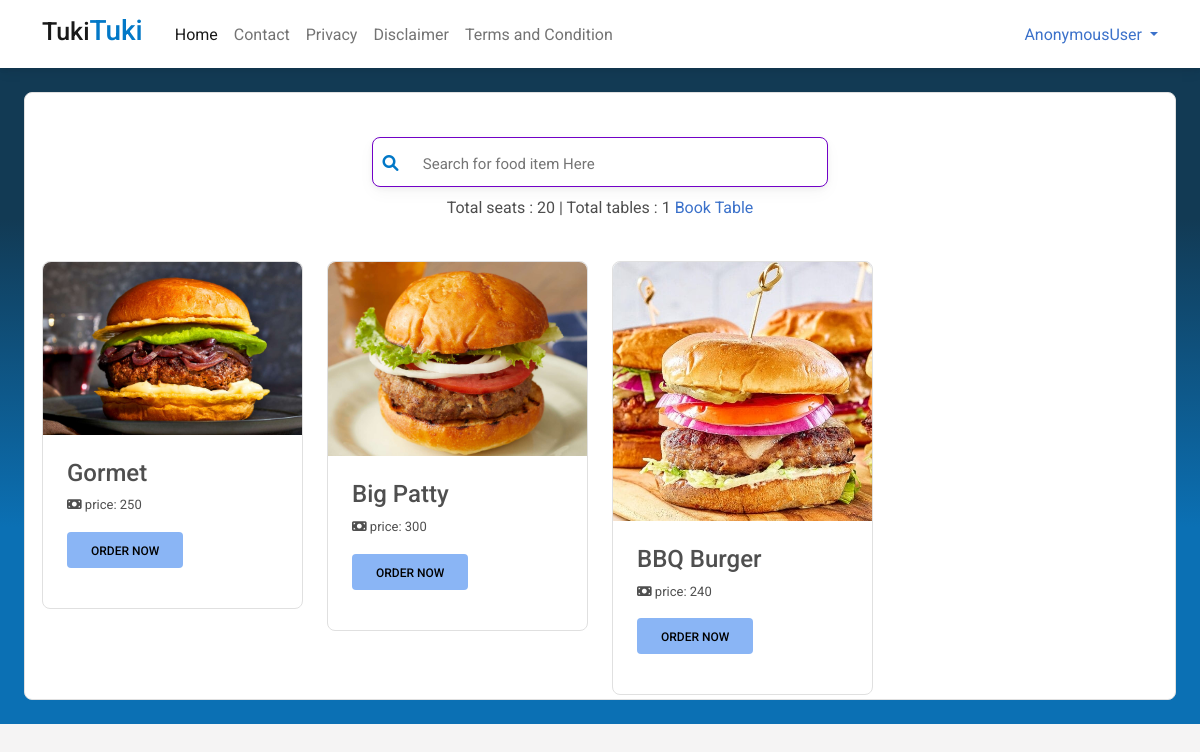
Page /restaurants/1/ on the committed database.
### App_Cloud/models.py (models this page shows, shortened)
class FoodItem(models.Model):
    restaurant = models.ForeignKey(Restaurant, on_delete=models.CASCADE,default=1)
    title = models.CharField(max_length=1000,default="None")
    price = models.IntegerField(default=0)
    photo = models.ImageField(null=False,blank=False,upload_to="food")

### App_Cloud/views.py (the view)
# urls.py: path("restaurants/<int:id>/",views.visitresturants,name="visitresturants"),
def visitresturants(request,id):
    rest = Restaurant.objects.get(id=id)
    tables = Table.objects.filter(restaurant=rest)
    total_tables = tables.count()
    seats = 0
    for t in tables:
        seats = seats + t.seats
    items = FoodItem.objects.filter(restaurant=rest)
    context = {
        "items" : items,
        "rest" : rest,
        "total_tables" : total_tables,
        "seats" : seats
    }
    return render(request,"App_Cloud/visitresturants.html",context)

### templates/App_Cloud/visitresturants.html (shortened to what this page needs)
{% extends "basic.html" %}
{% block content %}
<div class="main-section  p-4 ">
    <div class="card shadow-0 border p-1">
    <div class="search shadow-3  card">
        <div class="row">
            <div class="col-1">
                <i class="fas fa-magnifying-glass s-icon p-color"></i>
            </div>
            <div class="col-11">
                <input type="text" class="d-inline-block srch" placeholder="Search for food item Here" hx-get="/searchfood" hx-trigger="keyup" hx-target="#result" name="search" id="inputBox">
            </div>
        </div>
    </div>
    <div class="text-center">
        Total seats : {{seats}} | Total tables : {{total_tables}} <a href="/tables/{{rest.id}}/">Book Table</a>
    </div>
    <div class="container">
        <div id="result">
            {% include "App_Cloud/foodresult.html" %}
        </div>
    </div>
</div>
</div>
{% endblock content %}

### templates/basic.html (shortened to what this page needs)
<!DOCTYPE html>
<html lang="en">
<head>
    <link
    href="https://cdnjs.cloudflare.com/ajax/libs/font-awesome/6.0.0/css/all.min.css"
    rel="stylesheet"
    />
    <link
    href="https://cdnjs.cloudflare.com/ajax/libs/mdb-ui-kit/6.2.0/mdb.min.css"
    rel="stylesheet"
    />
</head>
<body>
<nav class="navbar navbar-expand-lg navbar-light ">
    <div class="container">
      <a class="navbar-brand me-4" href="/">
    <h3><span style="font-size:25px;">Tuki</span><span class="logo">Tuki</span></h3>
      </a>
      <div class="collapse navbar-collapse" id="navbarButtonsExample">
        <ul class="navbar-nav me-auto mb-2 mb-lg-0">
          <li class="nav-item">
            <a class="nav-link active" href="/">Home</a>
          </li>
          <li class="nav-item">
            <a class="nav-link" href="#">Contact</a>
          </li>
          <li class="nav-item">
            <a class="nav-link" href="#">Privacy</a>
          </li>
          <li class="nav-item">
            <a class="nav-link" href="#">Disclaimer</a>
          </li>
          <li class="nav-item">
            <a class="nav-link" href="#">Terms and Condition</a>
          </li>
        </ul>
        <div class="dropdown">
            <a class="dropdown-toggle" type="" id="dropdownMenu2" data-mdb-toggle="dropdown" aria-expanded="false">
             {{user|capfirst}}
            </a>
          </div>
      </div>
    </div>
  </nav>
    {% block content %}{% endblock content %}
</body>
</html>

### templates/App_Cloud/foodresult.html (shortened to what this page needs)
{% if items %}
<div class="row mt-4">
    {% for item in items %}
    <div class="col-md-3 mt-2">
            <div class="card shadow-0 border mt-2">
                <div class="bg-image hover-overlay ripple" data-mdb-ripple-color="light">
                  <img src="/media/{{item.photo}}" class="img-fluid"/>
                </div>
                <div class="card-body">
                  <h4 class="card-title">{{item.title}}</h4>
                  <p class="card-text" style="font-size:13px;"><i class="fas fa-money-bill"></i> price: {{item.price}}<p>
                  <a href="/orderfood/{{item.id}}/" class="btn btn-secondary">Order Now</a>
                </div>
              </div>
    </div>
    {% endfor %}
</div>
{% else %}
<div class="text-center mt-3">
    Nothing To Show!
</div>
{% endif %}

### rows in the picture
FoodItem: photo (picture), title "Gormet", price "250"
FoodItem: photo (picture), title "Big Patty", price "300"
FoodItem: photo (picture), title "BBQ Burger", price "240"

### other values in the picture
{{ user|capfirst }} "AnonymousUser"
{{ seats }} "20"
{{ total_tables }} "1"
